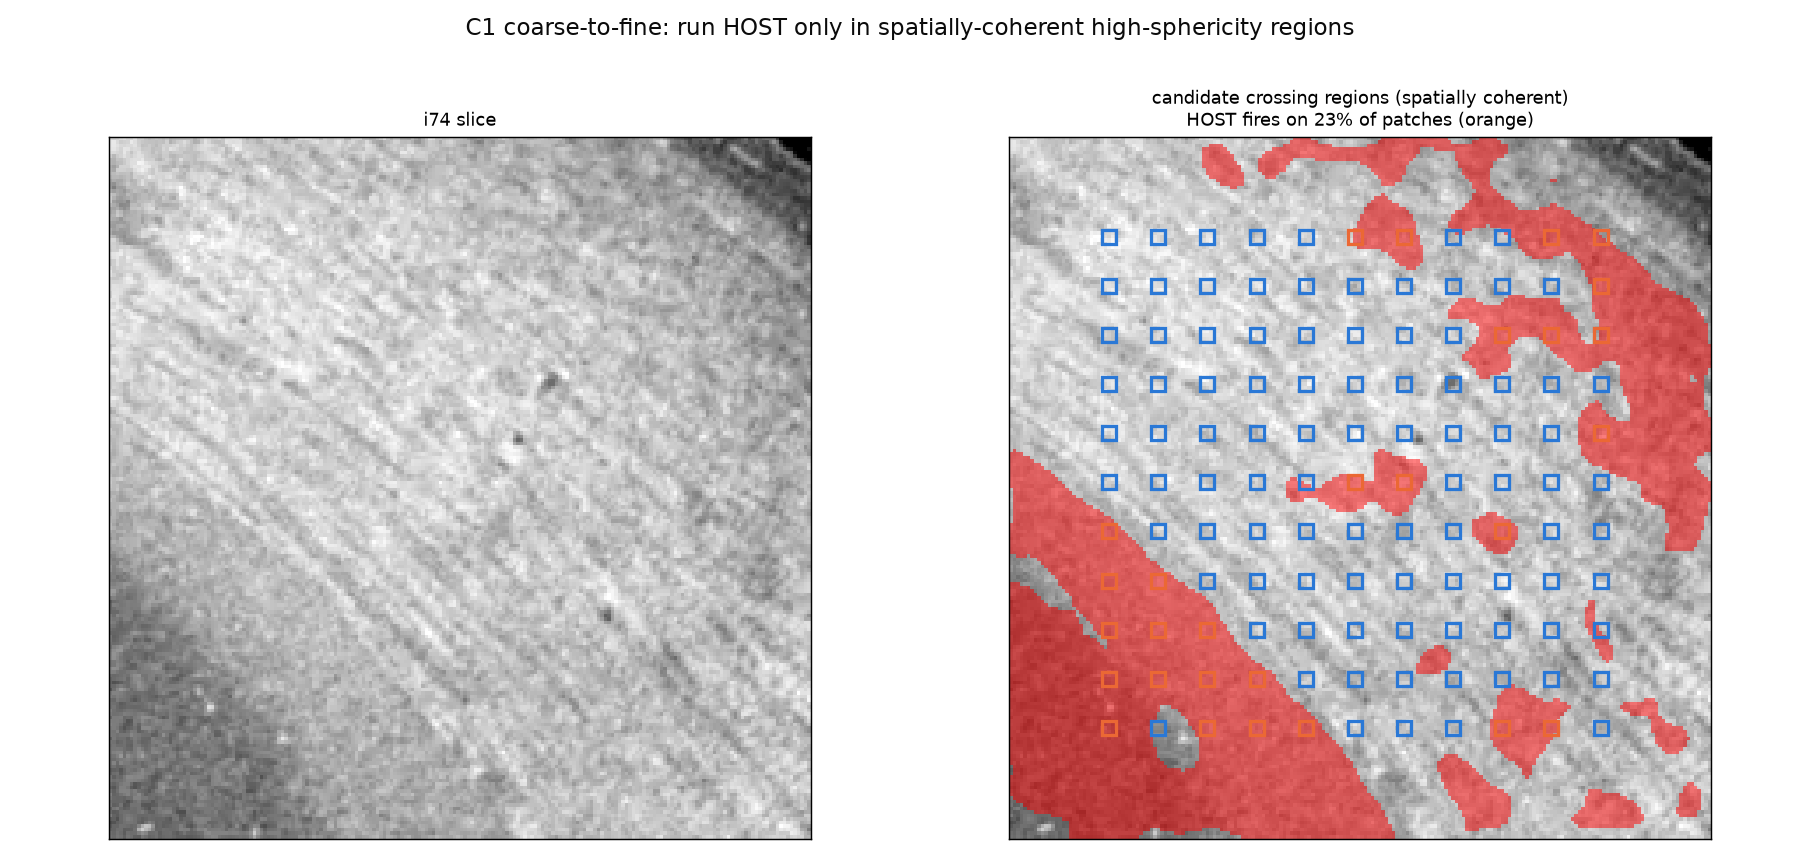

Here is the Python script that generated this plot:
"""
coarse_to_fine.py -- step 3 (C1) of the gate fix plan.

Steps 1+2 showed no cheap PER-PATCH scalar reliably localises crossings: a
single fibre's texture looks spherical enough that any voxel/patch threshold
either misses crossings or fires on half the single fibre. The failure is that
each patch is judged in ISOLATION.

C1 uses SPATIAL COHERENCE instead of a per-patch decision. A real crossing
region is spatially EXTENDED; a noise-driven high-sphericity patch is ISOLATED.
So:

  1. compute the cheap per-voxel sphericity field c_s over the WHOLE volume
     (one structure_tensor_3d pass -- vectorised, no per-patch gradient loops),
  2. threshold it and take CONNECTED COMPONENTS, keeping only spatially extended
     clusters (min_size) as candidate crossing REGIONS,
  3. run expensive HOST only on patches whose centre falls in a candidate region.

The connected-component step is what a per-patch threshold cannot do: it drops
isolated false fires (raising precision) while keeping the extended true crossing
(keeping recall). We validate that on a phantom with a KNOWN crossing region,
then apply it to i74 for the HOST-saved count.

Reuses make_perp_bundles + shape_fields (crossing_trigger_test),
load_interior (selfcalib_threshold), scipy.ndimage connected components.
"""

import warnings
warnings.filterwarnings("ignore")

import numpy as np
from scipy import ndimage
from skimage.filters import threshold_otsu

from crossing_trigger_test import make_perp_bundles, shape_fields

EPS = 1e-12


def candidate_regions(cs_field, thr=None, min_frac=0.002):
    """Threshold the sphericity field, then keep only connected components larger
    than min_frac of the volume. Returns (region_mask, thr, n_kept, n_raw)."""
    if thr is None:
        thr = float(threshold_otsu(cs_field))
    raw = cs_field > thr
    lbl, n_raw = ndimage.label(raw)
    if n_raw == 0:
        return np.zeros_like(raw), thr, 0, 0
    sizes = ndimage.sum(np.ones_like(lbl, float), lbl, index=np.arange(1, n_raw + 1))
    min_size = max(1, int(min_frac * cs_field.size))
    keep_ids = np.where(sizes >= min_size)[0] + 1
    region = np.isin(lbl, keep_ids)
    return region, thr, len(keep_ids), n_raw


def _iou_recall_prec(pred, truth):
    inter = float((pred & truth).sum())
    rec = inter / (float(truth.sum()) + EPS)
    prec = inter / (float(pred.sum()) + EPS)
    iou = inter / (float((pred | truth).sum()) + EPS)
    return rec, prec, iou


def phantom_validate():
    print("=" * 80)
    print("C1 PHANTOM validation: does spatial connected-components localise the")
    print("crossing region better than a per-voxel threshold alone?")
    vol, masks = make_perp_bundles(shape=(120, 120, 120), half=28,
                                   spacing=10.0, spacing2=13.0, noise_sigma=0.3)
    cs, _cp = shape_fields(vol)
    truth = masks["crossing"]
    thr = float(threshold_otsu(cs))

    # (a) per-voxel threshold only (no spatial reasoning)
    pv = cs > thr
    r_pv, p_pv, i_pv = _iou_recall_prec(pv, truth)
    # (b) coarse-to-fine: same threshold + connected components (min size)
    region, thr, n_keep, n_raw = candidate_regions(cs, thr=thr)
    r_cc, p_cc, i_cc = _iou_recall_prec(region, truth)

    print(f"  otsu thr on c_s = {thr:.3f};  raw components={n_raw}, kept (extended)={n_keep}")
    print(f"  {'method':>26} | {'recall':>6} {'precision':>9} {'IoU':>5} | {'vol flagged':>11}")
    print(f"  {'per-voxel threshold':>26} | {r_pv:6.0%} {p_pv:9.0%} {i_pv:5.2f} | "
          f"{pv.mean():11.0%}")
    print(f"  {'coarse-to-fine (CC)':>26} | {r_cc:6.0%} {p_cc:9.0%} {i_cc:5.2f} | "
          f"{region.mean():11.0%}")
    gain = p_cc - p_pv
    print(f"  -> connected-components changes precision by {gain:+.0%} at "
          f"{r_cc - r_pv:+.0%} recall (HOST runs on {region.mean():.0%} of tissue)")
    print("=" * 80)
    return vol, masks, cs, region, thr


def i74_apply(z_slice=100, half=20, step=14, save="coarse_to_fine.png"):
    import time
    from selfcalib_threshold import load_interior
    import matplotlib
    matplotlib.use("Agg")
    import matplotlib.pyplot as plt

    t0 = time.time()
    vol = load_interior()
    Z = z_slice
    sub = vol[Z - half:Z + half + 1].astype(np.float32)
    sub = (sub - sub.min()) / (np.ptp(sub) + EPS)
    cs, _cp = shape_fields(sub)                      # per-voxel sphericity field
    region, thr, n_keep, n_raw = candidate_regions(cs, min_frac=0.003)

    # HOST-saved: fraction of a patch grid whose centres are OUTSIDE candidate
    centers = list(range(half + 8, vol.shape[1] - half - 5, step))
    grid = [(cy, cx) for cy in centers for cx in centers]
    in_region = [region[half, cy, cx] for cy, cx in grid]
    frac_fire = float(np.mean(in_region))
    print("=" * 80)
    print(f"C1 on i74 slice z={Z}: otsu c_s thr={thr:.3f}, raw comps={n_raw}, "
          f"kept={n_keep}")
    print(f"  candidate crossing tissue = {region.mean():.0%} of voxels")
    print(f"  patch grid ({len(grid)} centres): HOST fires on {frac_fire:.0%}, "
          f"skips {1 - frac_fire:.0%}")
    print("=" * 80)

    sl = sub[half]
    fig, ax = plt.subplots(1, 2, figsize=(14, 6.6))
    ax[0].imshow(sl, cmap="gray"); ax[0].set_title("i74 slice", fontsize=10)
    ax[1].imshow(sl, cmap="gray")
    ax[1].imshow(np.ma.masked_where(~region[half], region[half]), cmap="autumn",
                 alpha=0.5)
    for cy, cx in grid:
        fired = region[half, cy, cx]
        ax[1].plot(cx, cy, "s", ms=8, mfc="none",
                   mec=("#eb6834" if fired else "#2a78d6"), mew=1.8)
    ax[1].set_title(f"candidate crossing regions (spatially coherent)\n"
                    f"HOST fires on {frac_fire:.0%} of patches (orange)", fontsize=10)
    for a in ax:
        a.set_xticks([]); a.set_yticks([])
    fig.suptitle("C1 coarse-to-fine: run HOST only in spatially-coherent "
                 "high-sphericity regions", fontsize=13, color="#0b0b0b")
    fig.tight_layout(rect=(0, 0, 1, 0.96))
    fig.savefig(save, dpi=130)
    print(f"({time.time()-t0:.0f}s)  Saved {save}")
    return region


if __name__ == "__main__":
    import sys
    stage = sys.argv[1] if len(sys.argv) > 1 else "all"
    if stage in ("all", "phantom"):
        phantom_validate()
    if stage in ("all", "i74"):
        i74_apply()
